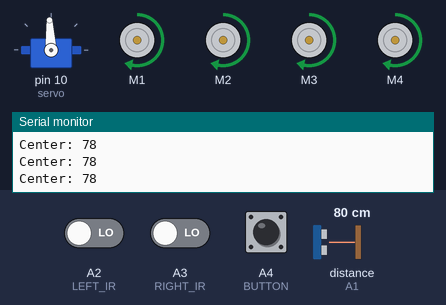
Bench run of a sketch on a simulated Arduino Uno, built with avr-gcc and run on an emulated ATmega328P. Parts: servo, 4 × DC motor (green arrow = forward, orange = backward, longer = faster), the last lines printed to the serial monitor. Wiring (inferred from the names in the program): ultrasonic range finder: trigger A0; echo A1. The test bench sets the inputs (shaded band); at power-on: distance to the obstacle (sensor on A1) 80 cm, A4 (BUTTON) HIGH, A2 (LEFT_IR) LOW, A3 (RIGHT_IR) LOW. The echo pulse lasts 58.3 µs per cm.

Above: at 2.2 s.
2.3 s: distance to the obstacle (sensor on A1) set to 33 cm
3.8 s: distance to the obstacle (sensor on A1) set to 28 cm
At 5.7 s:
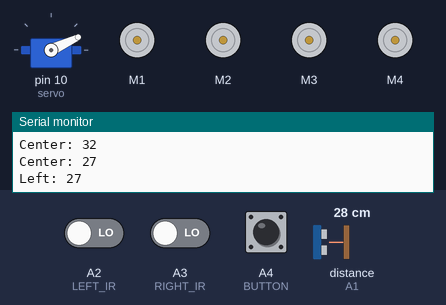
6.8 s: A4 (BUTTON) pulled LOW for 0.15 s
At 6.82 s:
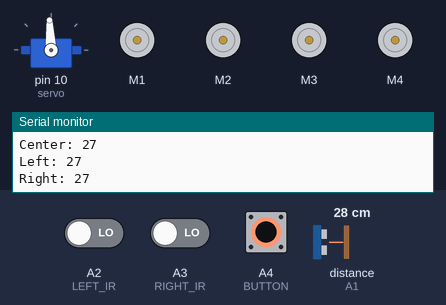
8.5 s: A2 (LEFT_IR) driven HIGH
At 9.3 s:
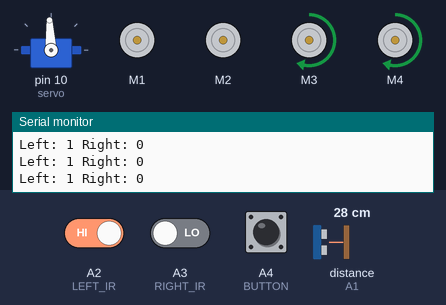
10.0 s: A2 (LEFT_IR) driven LOW
At 10.4 s:
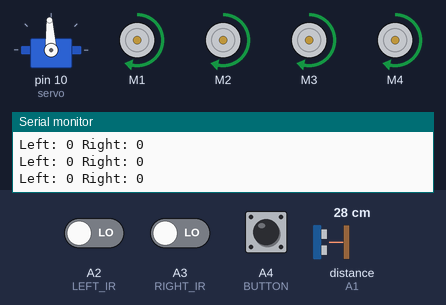
11.5 s: A3 (RIGHT_IR) driven HIGH
At 12.6 s:
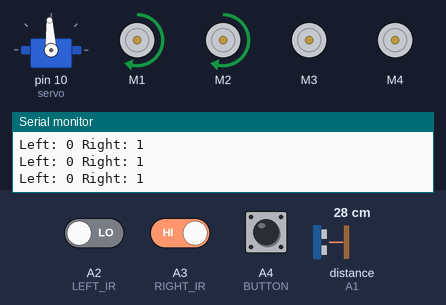
Timing chart, 0 to 14.0 s (numbered marks = the images above; inputs shaded):
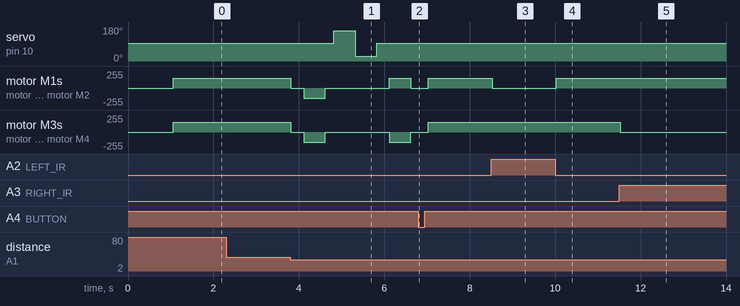

The sketch:

Robot_Car_2option.ino
```cpp
#include <AFMotor.h>
#include <Servo.h>

AF_DCMotor M1(1);
AF_DCMotor M2(2);
AF_DCMotor M3(3);
AF_DCMotor M4(4);

Servo servo;

#define LEFT_IR A2
#define RIGHT_IR A3

#define TRIG A0
#define ECHO A1

#define BUTTON A4

int distanceCenter;
int distanceLeft;
int distanceRight;

int mode = 0;
int lastButtonState = HIGH;

void setup() {
  Serial.begin(9600);

  pinMode(LEFT_IR, INPUT);
  pinMode(RIGHT_IR, INPUT);

  pinMode(TRIG, OUTPUT);
  pinMode(ECHO, INPUT);

  pinMode(BUTTON, INPUT_PULLUP);

  servo.attach(10);
  servo.writeMicroseconds(1500);

  M1.setSpeed(150);
  M2.setSpeed(150);
  M3.setSpeed(150);
  M4.setSpeed(150);

  stopRobot();
  delay(1000);

  Serial.println("Option 1: Obstacle Avoidance");
}

void loop() {
  checkButton();

  if(mode == 0) {
    obstacleAvoidance();
  }
  else {
    followLine();
  }

  delay(10);
}

void checkButton() {
  int buttonState = digitalRead(BUTTON);

  if(lastButtonState == HIGH && buttonState == LOW) {
    mode = !mode;

    stopRobot();
    delay(200);

    if(mode == 0) {
      Serial.println("Option 1: Obstacle Avoidance");
    }
    else {
      Serial.println("Option 2: Line Following");
    }
  }

  lastButtonState = buttonState;
}

void obstacleAvoidance() {
  servo.writeMicroseconds(1500);
  delay(50);

  distanceCenter = getDistance();

  Serial.print("Center: ");
  Serial.println(distanceCenter);

  if(distanceCenter > 30) {
    forward();
  }
  else {
    avoidObstacle();
  }
}

void avoidObstacle() {
  stopRobot();
  delay(300);

  backward();
  delay(500);

  stopRobot();
  delay(200);

  servo.writeMicroseconds(2200);
  delay(500);

  distanceLeft = getDistance();

  Serial.print("Left: ");
  Serial.println(distanceLeft);

  servo.writeMicroseconds(800);
  delay(500);

  distanceRight = getDistance();

  Serial.print("Right: ");
  Serial.println(distanceRight);

  servo.writeMicroseconds(1500);
  delay(300);

  if(distanceLeft > distanceRight) {
    turnLeft();
    delay(500);
  }
  else {
    turnRight();
    delay(500);
  }

  stopRobot();
  delay(200);
}

void followLine() {
  int leftSensor = digitalRead(LEFT_IR);
  int rightSensor = digitalRead(RIGHT_IR);

  Serial.print("Left: ");
  Serial.print(leftSensor);
  Serial.print(" Right: ");
  Serial.println(rightSensor);

  if(leftSensor == LOW && rightSensor == LOW) {
    forward();
  }
  else if(leftSensor == HIGH && rightSensor == LOW) {
    lineTurnLeft();
  }
  else if(leftSensor == LOW && rightSensor == HIGH) {
    lineTurnRight();
  }
  else {
    stopRobot();
  }
}

int getDistance() {
  digitalWrite(TRIG, LOW);
  delayMicroseconds(2);

  digitalWrite(TRIG, HIGH);
  delayMicroseconds(10);

  digitalWrite(TRIG, LOW);

  long duration = pulseIn(ECHO, HIGH, 30000);

  if(duration == 0) {
    return 300;
  }

  return duration * 0.034 / 2;
}

void forward() {
  M1.run(FORWARD);
  M2.run(FORWARD);
  M3.run(FORWARD);
  M4.run(FORWARD);
}

void backward() {
  M1.run(BACKWARD);
  M2.run(BACKWARD);
  M3.run(BACKWARD);
  M4.run(BACKWARD);
}

void lineTurnLeft() {
  M1.run(RELEASE);
  M2.run(RELEASE);
  M3.run(FORWARD);
  M4.run(FORWARD);
}

void lineTurnRight() {
  M1.run(FORWARD);
  M2.run(FORWARD);
  M3.run(RELEASE);
  M4.run(RELEASE);
}

void turnLeft() {
  M1.run(BACKWARD);
  M2.run(BACKWARD);
  M3.run(FORWARD);
  M4.run(FORWARD);
}

void turnRight() {
  M1.run(FORWARD);
  M2.run(FORWARD);
  M3.run(BACKWARD);
  M4.run(BACKWARD);
}

void stopRobot() {
  M1.run(RELEASE);
  M2.run(RELEASE);
  M3.run(RELEASE);
  M4.run(RELEASE);
}
```

Measured:
- the behaviour switches between 32 and 31 cm on distance to the obstacle (sensor on A1) (found by bisection; images 0 and 1)
- after the input at 3.8 s, servo on pin 10 (servo): 93° → 161° after 1.0 s, → 25° 0.50 s later, → 93° 0.50 s later; motor M1: forward 150/255 → stopped at once, → backward 150/255 0.30 s later, → stopped 0.50 s later, → forward 150/255 1.5 s later, … (5 changes in this stretch)
- after the input at 6.8 s, servo on pin 10 (servo): stays 93° (without the input it goes to 161° after 1.1 s)
- after the input at 8.5 s, motor M1, motor M2: forward 150/255 → stopped at once
- after the input at 10.0 s, motor M1, motor M2: stopped → forward 150/255 at once
- after the input at 11.5 s, motor M3, motor M4: forward 150/255 → stopped at once
